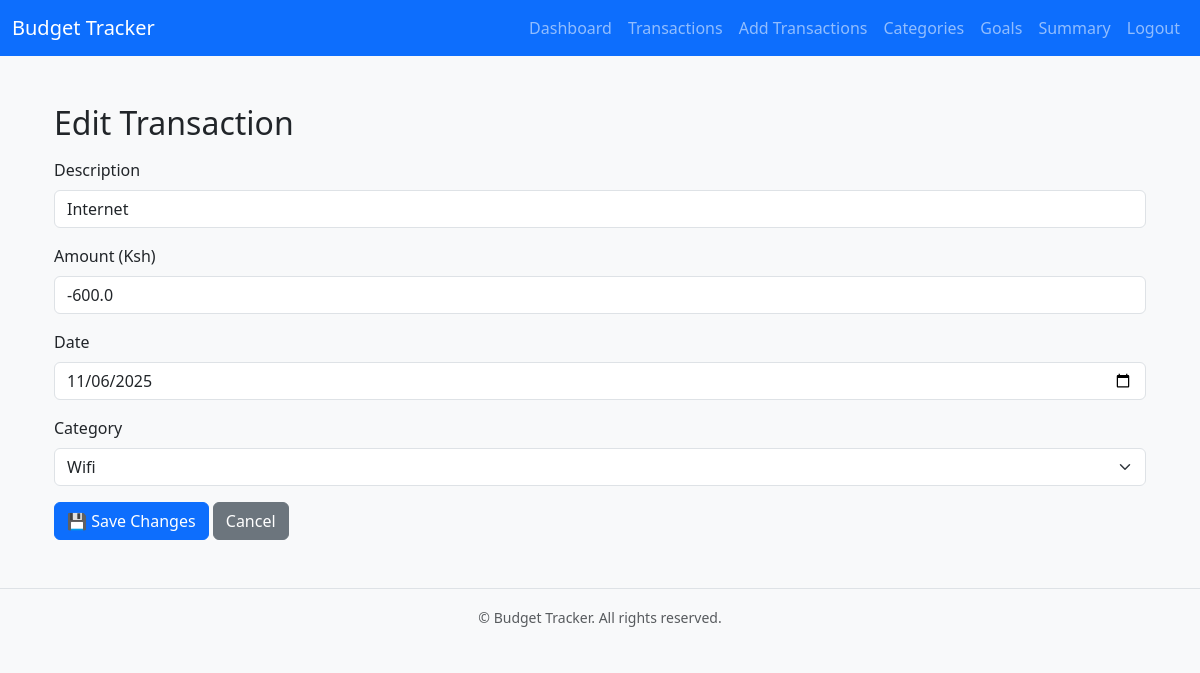
Screenshot of /transactions/edit/5 (signed in) with the database file from the repository.
### app/models.py (models this page shows, shortened)
class Transaction(db.Model):
    id = db.Column(db.Integer, primary_key=True)
    date=db.Column(db.Date, default=datetime.utcnow)
    description = db.Column(db.String(120), nullable=False)
    amount = db.Column(db.Float, nullable=False)
    user_id = db.Column(db.Integer, db.ForeignKey('user.id', name='fk_trnsaction_user_id'), nullable=False)
    category_id = db.Column(db.Integer, db.ForeignKey('category.id', name='fk_transaction_category_id'), nullable=False)

### app/routes.py (the view, shortened to what this page needs)
@bp.route('/transactions/edit/<int:id>', methods=['GET', 'POST'])
@login_required
def edit_transaction(id):
    tx = Transaction.query.filter_by(id=id, user_id=current_user.id).first_or_404()
    form = TransactionForm(obj=tx)
    form.category_id.choices = [
        (c.id, c.name) for c in Category.query.filter_by(user_id=current_user.id).all()
    ]
    if form.errors:
        flash('Please correct the errors below.', 'danger')
    return render_template('edit_transaction.html', form=form, tx=tx)

### app/forms.py
class TransactionForm(FlaskForm):
    description = StringField('Description', validators=[DataRequired()])
    amount = FloatField('Amount (Ksh)', validators=[DataRequired(), NumberRange(min=-1000000, max=1000000)])
    date = DateField('Date', validators=[DataRequired()])
    category_id = SelectField('Category', coerce=int, validators=[DataRequired()])
    submit = SubmitField('Save Transaction')

### app/__init__.py (called while the page is built)
def create_app():
    app = Flask(__name__)
    app.config.from_object('config.Config')
    db.init_app(app)
    migrate.init_app(app, db)
    login_manager.init_app(app)
    from .models import User
    @login_manager.user_loader
    def load_user(user_id):
        return User.query.get(int(user_id))
    from app.auth.routes import bp as auth_bp
    app.register_blueprint(auth_bp, url_prefix='/auth')
    from app.routes import bp as main_bp
    app.register_blueprint(main_bp)
    return app

### app/templates/edit_transaction.html (shortened to what this page needs)
{% extends "base.html" %}
{% block content %}
<div class="container mt-4">
    <h2 class="mb-3">Edit Transaction</h2>
    <form method="POST">
        <div class="mb-3">
            {{ form.description.label(class="form-label") }}
            {{ form.description(class="form-control", placeholder="Description") }}
        </div>
        <div class="mb-3">
            {{ form.amount.label(class="form-label") }}
            {{ form.amount(class="form-control", placeholder="Amount (Ksh)") }}
        </div>
        <div class="mb-3">
            {{ form.date.label(class="form-label") }}
            {{ form.date(class="form-control") }}
        </div>
        <div class="mb-3">
            {{ form.category_id.label(class="form-label") }}
            {{ form.category_id(class="form-select") }}
        </div>
        <button type="submit" class="btn btn-primary">💾 Save Changes</button>
        <a href="{{ url_for('main.transactions') }}" class="btn btn-secondary">Cancel</a>
    </form>
</div>
{% endblock %}

### app/static/css/style.css (style rules this page uses)
body { font-family: 'segoe UI', sans-serif; }

### rows the page displays
Transaction: description "Internet", amount "-600.0", date "11/06/2025", category_id "Wifi"
